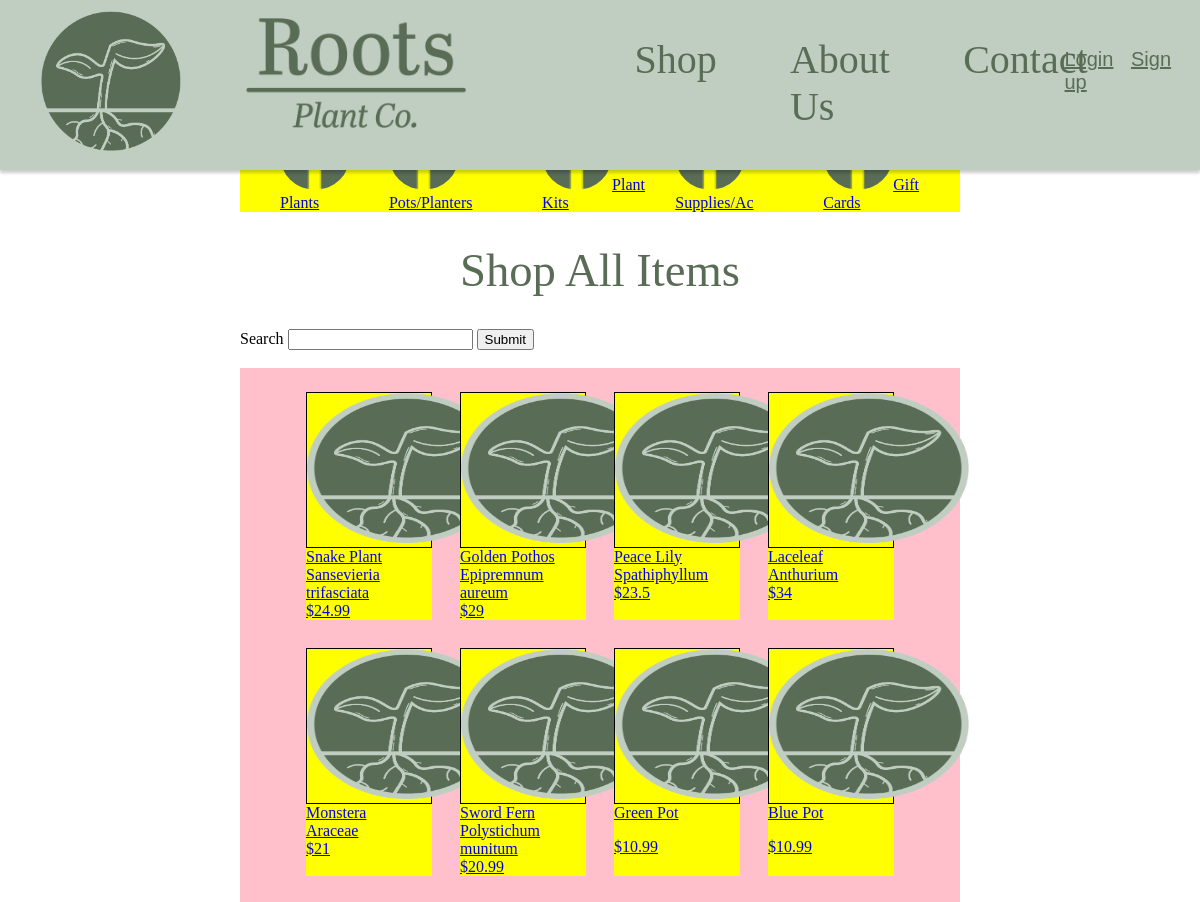
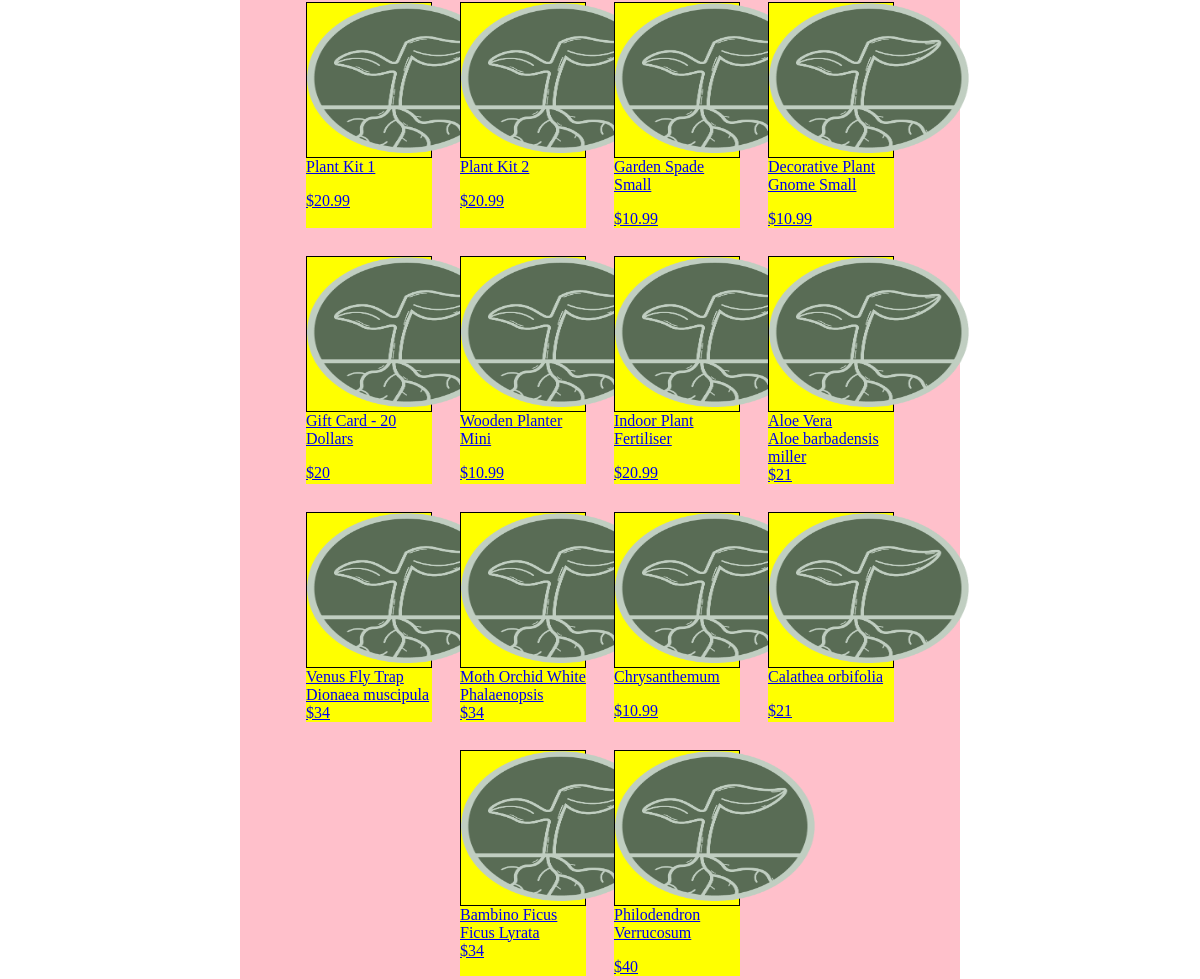
The page /shop (upper part) on the database as committed earlier (2 pictures, top to bottom).
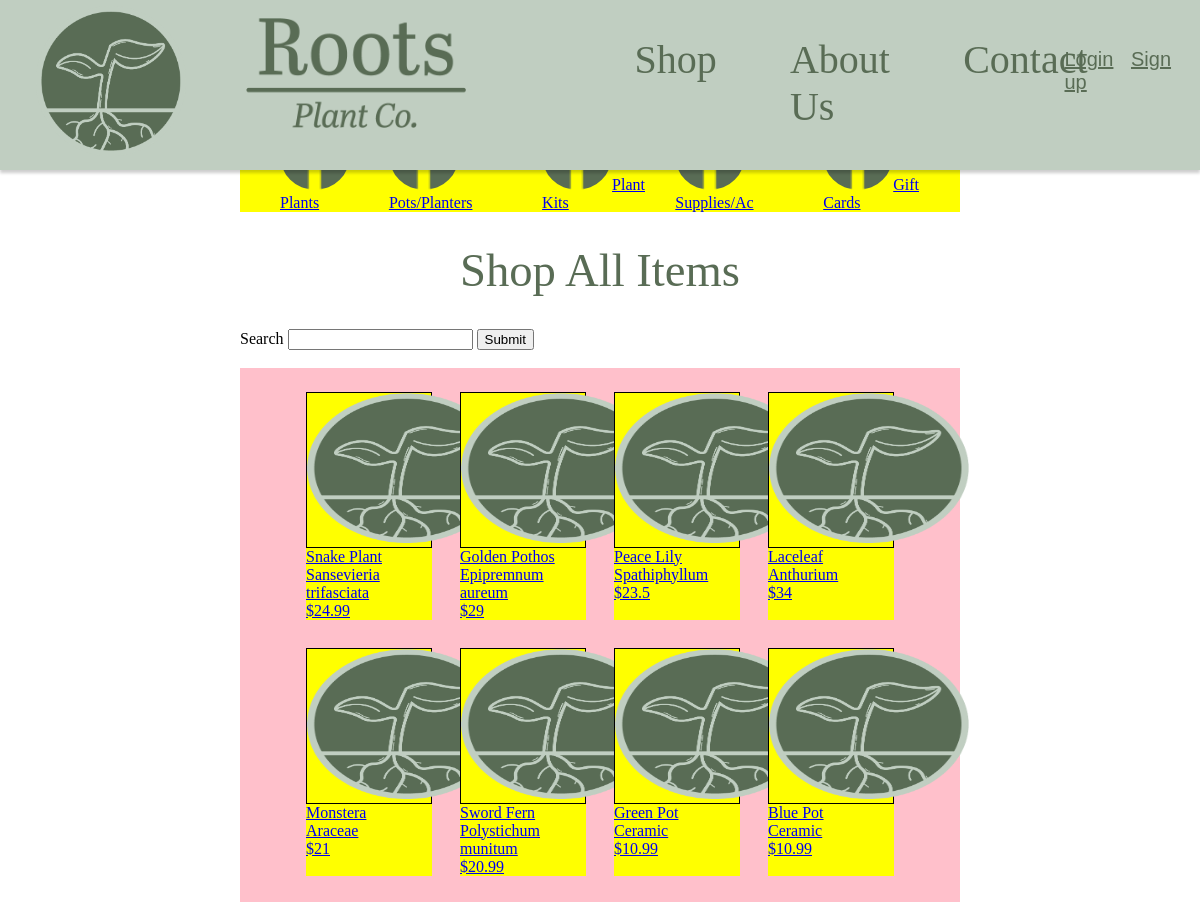
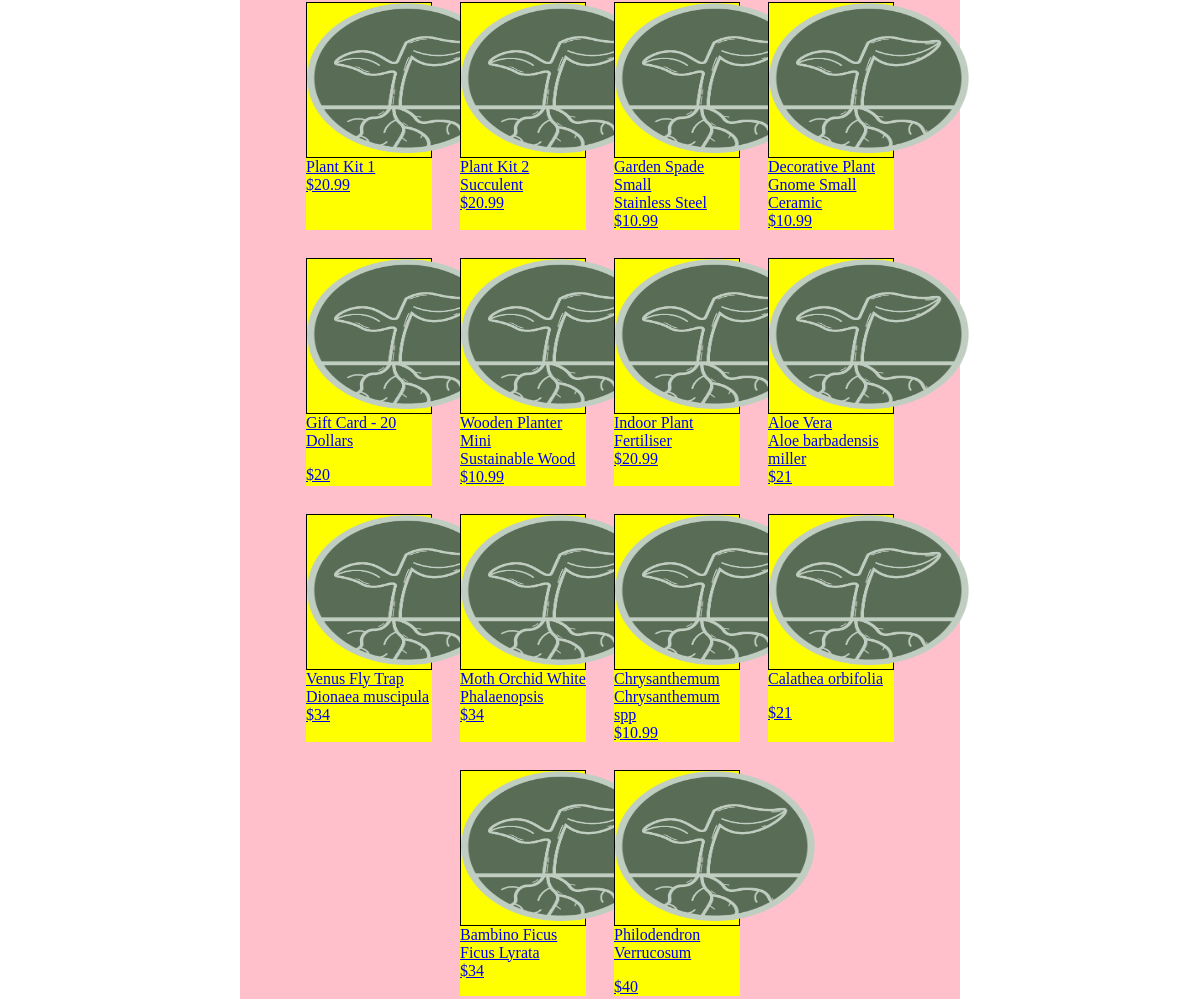
The same page on the database as committed later (2 pictures, top to bottom).
### Website/models.py (models this page shows)
class ShopProducts(db.Model):
    __tablename__ = 'shopProducts'
    id = db.Column(db.Integer, primary_key=True)
    name = db.Column(db.String(150), nullable=False) #Is required
    summary = db.Column(db.String(500), nullable=True)
    description = db.Column(db.String(1000), nullable=True)
    price = db.Column(db.Integer, nullable=False) #Is required
    stock = db.Column(db.Integer, nullable=False) #Is required
    category = db.Column(db.String(150), nullable=False) #Is required
    subCategory = db.Column(db.String(150), nullable=True)
    subSubCategory = db.Column(db.String(150), nullable=True)
    imageUrl = db.Column(db.String(150), nullable=False) #Is required
    userId = db.Column(db.Integer, db.ForeignKey('user.id'))

### Website/views.py (the view)
@views.route('/shop', methods=['GET', 'POST'])
def shopProducts():
    form, products = getShopProducts()
    return render_template('shop.html', user=current_user, products=products, form=form)

### Website/forms.py
class SearchForm(FlaskForm):
    search = StringField('Search')
    submit = SubmitField('Submit')

### Website/views.py (called while the page is built)
def getShopProducts():
    form = SearchForm()
    products = []
    if request.method == 'POST':
        if form.validate_on_submit():
            search_term = form.search.data
        if not search_term:
            flash('Please enter a search term', category='error')
        else:
            search_term = search_term.strip()
            search_words = search_term.split()
            products = ShopProducts.query.filter(
                (ShopProducts.name.contains(search_term)) |
                (ShopProducts.category.contains(search_term)) |
                (ShopProducts.summary.contains(search_term)) |
                db.or_(*[ShopProducts.description.contains(word) for word in search_words])
            ).all()
            if not products:
                flash('No products found', category='error')
    else:
        products = ShopProducts.query.all()
    return form, products

### Website/templates/shop.html (shortened to what this page needs)
{% extends "navBase.html" %}
{% block content %}
<link rel="stylesheet" href="{{ url_for('static', filename='css/shopPage.css') }}">
<div class="shopNav">
    <ul class="shopNavItems">
        <li class="shopNavItem">
            <a href="/shopPlants"><img class="navImage" height="70px" src="{{ url_for('static', filename='facebookIcon.png') }}">Plants</a>
        </li>
        <li class="shopNavItem">
            <a href="/shopPotsPlanters"><img class="navImage" height="70px" src="{{ url_for('static', filename='facebookIcon.png') }}">Pots/Planters</a>
        </li>
        <li class="shopNavItem">
            <a href="/shopPlantKits"><img class="navImage" height="70px" src="{{ url_for('static', filename='facebookIcon.png') }}">Plant Kits</a>
        </li>
        <li class="shopNavItem">
            <a href="/shopSuppliesAccessories"><img class="navImage" height="70px" src="{{ url_for('static', filename='facebookIcon.png') }}">Supplies/Ac</a>
        </li>
        <li class="shopNavItem">
            <a href="/shopGiftCards"><img class="navImage" height="70px" src="{{ url_for('static', filename='facebookIcon.png') }}">Gift Cards</a>
        </li>
    </ul>
</div>
{% block categoryTitle %}
<h1 class="title">Shop All Items</h1>
{% endblock %}
<form method="POST">
    {{ form.search.label }} {{ form.search(size=20) }}
    {{ form.submit() }}
</form>
<br>
<div class="shopContainer">
    <div class="flexContainer">
        {% block productDisplay %}
        {% for product in products %}
        <div class="flexBox">
            <a href = "/product/{{product.id}}">
            <div class="productImage">
                <img src="{{ url_for('static', filename='img/' + product.imageUrl) }}" width="200" height="150" alt="Plant image">
            </div>
            <div class="productName">
                {{ product.name }}
            </div>
            <div class="productSummary">
                {% if product.summary == "None" or product.summary == None %}
                 <p></p>
                {% else %}
                {{ product.summary }}
                {% endif %}
            </div>
            <div class="productPrice">
                ${{ product.price }}
            </div>
            </a>
        </div>
        {% endfor %}
        {% endblock %}
    </div>
</div>
{% endblock %}

Rows that differ between the two databases and show on the page:
changed ShopProducts "Green Pot": summary (not shown) → "Ceramic"
changed ShopProducts "Blue Pot": summary (not shown) → "Ceramic"
changed ShopProducts "Plant Kit 2": summary (not shown) → "Succulent"
changed ShopProducts "Garden Spade Small": summary (not shown) → "Stainless Steel"
changed ShopProducts "Decorative Plant Gnome Small": summary (not shown) → "Ceramic"
changed ShopProducts "Wooden Planter Mini": summary (not shown) → "Sustainable Wood"
changed ShopProducts "Chrysanthemum": summary (not shown) → "Chrysanthemum spp"
